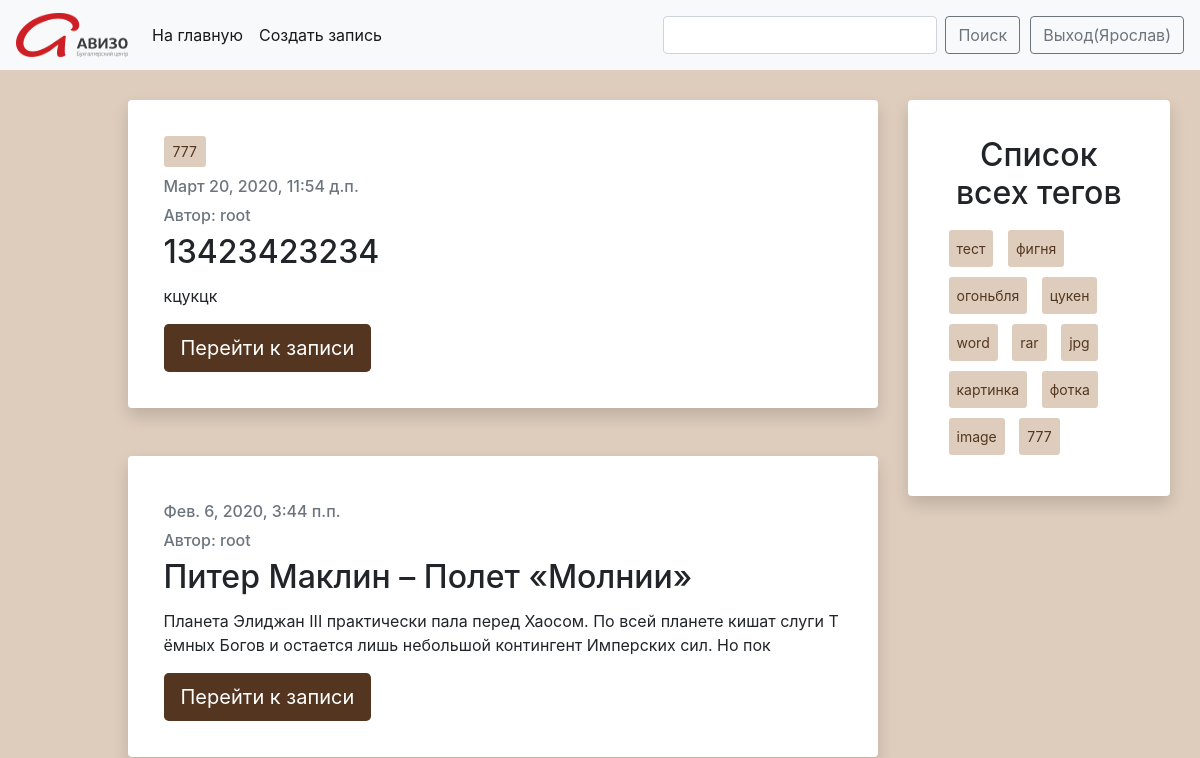
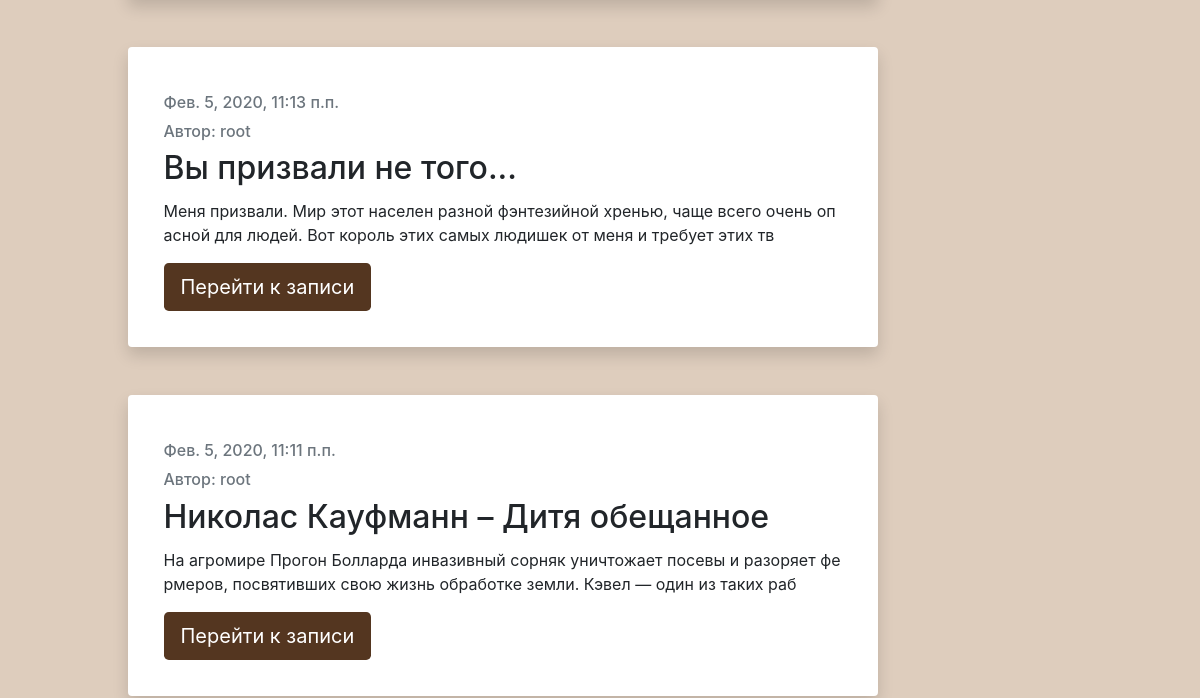
Before: / (signed in, upper part) with the older database file (2 pictures, top to bottom).
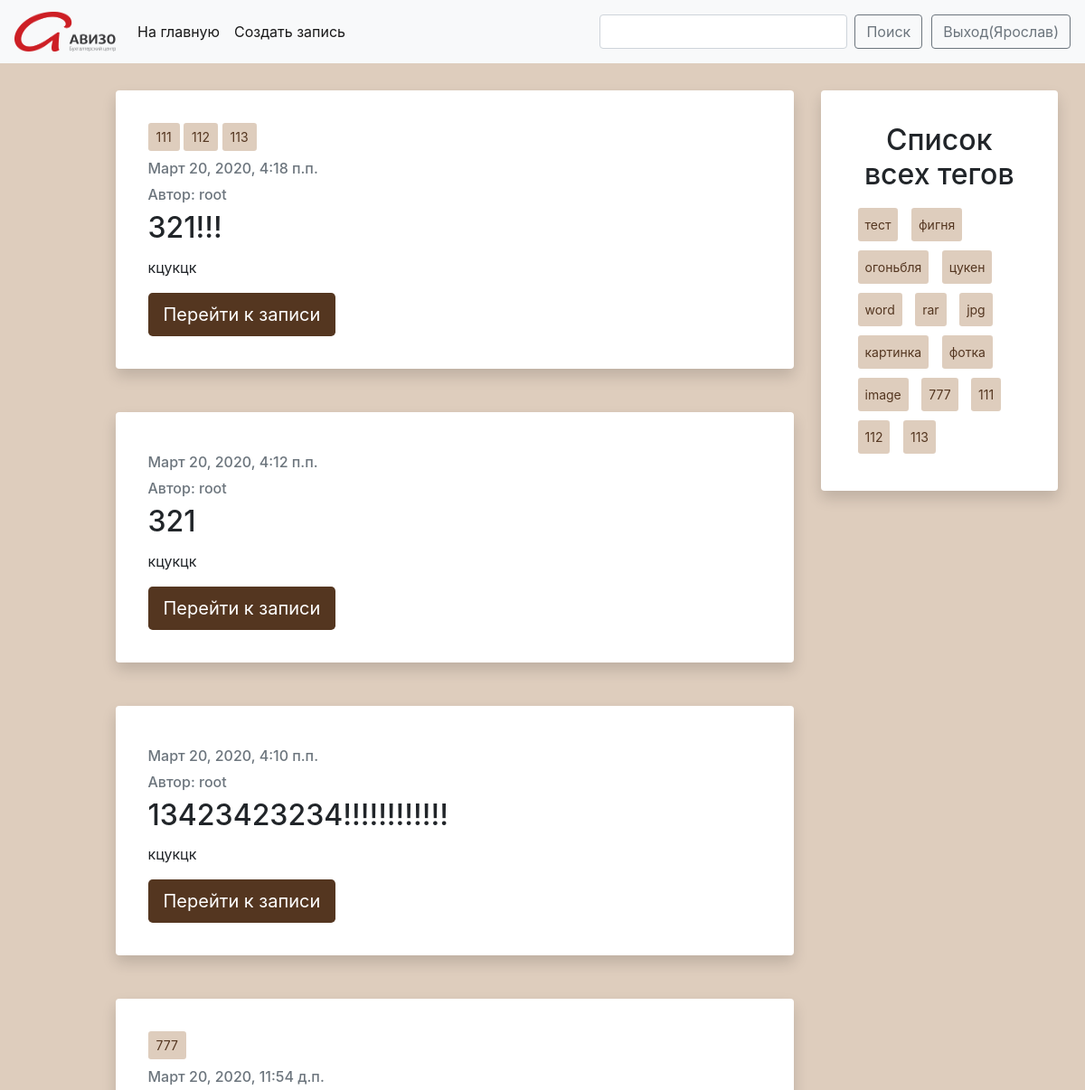
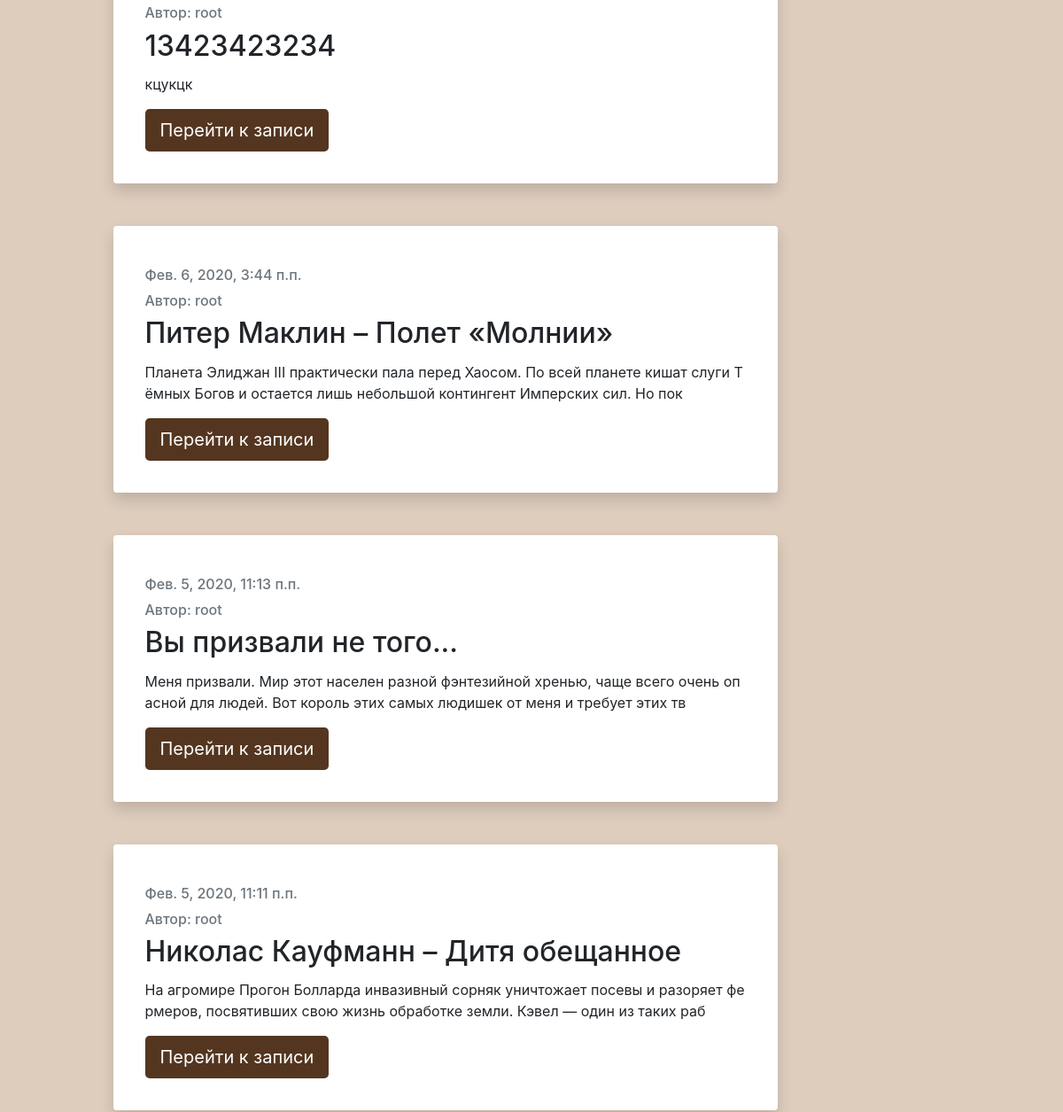
After: the same page with the newer database file (2 pictures, top to bottom).
### blog/models.py (models this page shows, shortened)
class Post(models.Model):
    author = models.ForeignKey(settings.AUTH_USER_MODEL, on_delete=models.CASCADE)
    author_first_name = ''
    author_last_name = ''
    title = models.CharField(max_length=200)
    text = models.TextField()
    created_date = models.DateTimeField(default=timezone.now)
    published_date = models.DateTimeField(blank=True, null=True)
    tags = TaggableManager(through=RuTaggedItem, blank=True)
    document = models.FileField(blank=True)
    image = models.ImageField(blank=True, upload_to='images/')

### blog/views.py (the view, shortened to what this page needs)
# urls.py: path('', views.PostListView.as_view(), name='post_list'),
class PostListView(View):
    def get(self, request, tag_slug=None):
        post_with_tags = Post.objects.all()
        user = str(request.user)
        anon = 'AnonymousUser'
        all_tags = Tag.objects.all()
        if user is anon:
            return redirect('../login')
        if tag_slug:
            tag = get_object_or_404(Tag, slug=tag_slug)
            post_with_tags = post_with_tags.filter(tags__in=[tag])
            return render(request, 'blog/post_list.html', {'posts': post_with_tags, 'tag': tag, 'all_tags': all_tags})
        else:
            posts = Post.objects.filter(published_date__lte=timezone.now()).order_by('-published_date')
            return render(request, 'blog/post_list.html', {'posts': posts, 'all_tags': all_tags})

### blog/templates/blog/post_list.html (shortened to what this page needs)
{% extends 'include/base.html' %}
{% block all_tags %}
<div class="shadow p-3 mb-5 bg-white rounded" style="position: sticky; top: 100px;}">
    <div class="card-body">
        <h2 class="card-title"><center>Список всех тегов</center></h2>
        {% for tag in all_tags %}
        <a class="btn btn-sm" href="{% url 'post_list_by_tag' tag.slug %}" role="button"
           style="background: #decdbd; color: #543620; padding: 7px; margin: 5px;">{{ tag.name }}
        </a>
        {% endfor %}
    </div>
</div>
{% endblock %}
{% block content %}
{% include 'include/post.html' %}
{% endblock %}

### blog/templates/include/base.html (shortened to what this page needs)
<!doctype html>
{% load static %}
<html lang="en">
<head>
    <link rel="stylesheet" href="https://stackpath.bootstrapcdn.com/bootstrap/4.4.1/css/bootstrap.min.css">
</head>
<body>
<nav class="navbar navbar-expand-lg navbar-light bg-light sticky-top" style="background: #543620; color: #fff">
    <a class="navbar-brand" href="{% url 'post_list' %}"><img src="{% static 'images/logo.png' %}" width="112" height="44" alt=""></a>
    <div class="collapse navbar-collapse" id="navbarSupportedContent">
        <ul class="navbar-nav mr-auto">
            <li class="nav-item active">
                <a class="nav-link" href="{% url 'post_list' %}">На главную<span class="sr-only">(current)</span></a>
            </li>
            <li class="nav-item active">
                <a class="nav-link" href="{% url 'post_new' %}">Создать запись</a>
            </li>
        </ul>
        <form class="form-inline my-2 my-lg-0" method="POST">{% csrf_token %}
            <input class="form-control mr-sm-2" type="text" placeholder="" name="Search">
            <button class="btn btn btn-outline-secondary my-2 my-sm-0" role="button" type="submit">Поиск</button>
        </form>
        {% if request.user.is_authenticated %}
        <a class="btn btn btn-outline-secondary my-2 my-sm-0" style="margin-left: 10px" href="{% url 'logout' %}" role="button">Выход({{ request.user.first_name }})</a>
        {% else %}
        <a href="{% url 'login' %}">Логин</a>
        {% endif %}
    </div>
</nav>
<div class="container-fluid" style="padding: 30px;">
    <div class="row">
        <div class="col-1">
        </div>
        <div class="col-8">
            {% block content %}
            {% endblock %}
        </div>
        <div class="col-3">
            {% block all_tags %}
            {% endblock %}
        </div>
    </div>
</div>
</body>
</html>

### blog/templates/include/post.html
{% for post in posts %}
<div class="shadow p-3 mb-5 bg-white rounded">
    <div class="card-body">
        <p class="tags">
            {% for tag in post.tags.all %}
            <a class="btn btn-sm" style="background: #decdbd; color: #543620" href="{% url 'post_list_by_tag' tag.slug %}" role="button">{{ tag.name }}</a>{% if not forloop.last %} {% endif %}
            {% endfor %}</p>
        <h6 class="card-subtitle mb-3 text-muted">{{ post.published_date }}</h6>
        <h6 class="card-subtitle mb-2 text-muted">Автор: {{ post.author }}</h6>
        <h2 class="card-title">{{ post.title }}</h2>
        <p class="card-text" style="width: 100%; word-break: break-all">{{ post.text|stringformat:".150s" }}</p>
        <a class="btn btn-lg active" style="background: #543620; color: #fff" href="{% url 'post_detail' pk=post.pk %}" role="button" aria-pressed="true">Перейти к записи</a>
    </div>
</div>
{% endfor %}

### blog/templates/include/base.html (style rules this page uses)
body { background: #decdbd; }

Changed rows visible on the page:
added Post: published_date "Март 20, 2020, 4:18 п.п.", author "root", title "321!!!", text "кцукцк"
added Tag: name "111"
added Tag: name "112"
added Tag: name "113"
added Post: published_date "Март 20, 2020, 4:12 п.п.", author "root", title "321", text "кцукцк"
added Post: published_date "Март 20, 2020, 4:10 п.п.", author "root", title "13423423234!!!!!!!!!!!!", text "кцукцк"
